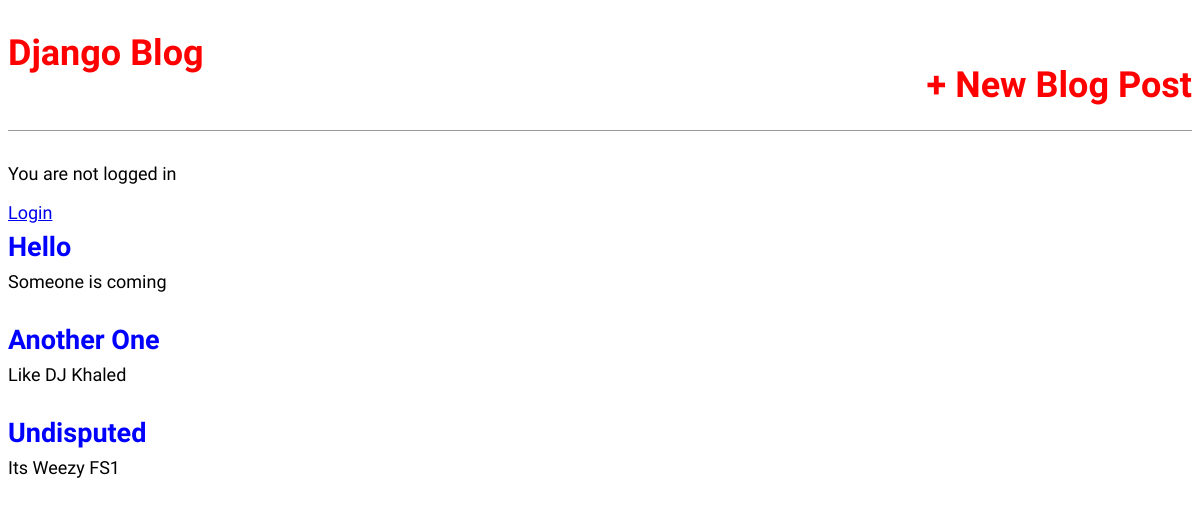
The app's page /, older data.
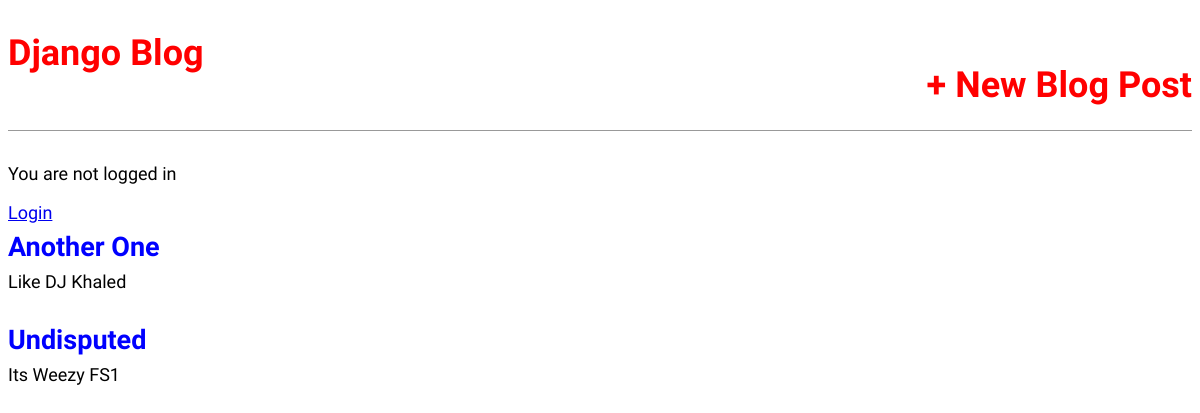
The same page, newer data.
### blog/models.py (models this page shows, shortened)
class BlogPost(models.Model):
    title = models.CharField(max_length=200)
    author = models.ForeignKey(
        'auth.User',
        on_delete=models.CASCADE
    )
    body = models.TextField()

### blog/views.py (the view)
# urls.py: path('', BlogListView.as_view(), name="home")
class BlogListView(ListView):
    model = BlogPost
    template_name = 'blog_posts.html'
    context_object_name = 'blog_post_list'

### templates/blog_posts.html
{% extends "base.html" %} {% block content%} {% for item in blog_post_list%}
<div class="post-entry">
  <h2><a href="{% url 'blog_details' item.pk %}">{{item.title}}</a></h2>
  <p>{{item.body}}</p>
</div>
{% endfor %} {% endblock content%}

### templates/base.html (shortened to what this page needs)
{% load static %}
<html>
  <head>
    <link href="{% static 'css/base.css' %}" rel="stylesheet" />
  </head>
  <body>
    <div>
      <header>
        <div class="nav-left">
          <h1><a href="{% url 'home'%}">Django Blog</a></h1>
        </div>
        <div class="nav-right">
          <h1><a href="{% url 'new_post'%}">+ New Blog Post</a></h1>
        </div>
      </header>
      {% if user.is_authenticated %}
      <p>Hi {{user.username}}</p>
      <p><a href="{% url 'logout' %}">Log out</a></p>
      {% else %}
      <p>You are not logged in</p>
      <a href="{% url 'login' %}">Login</a>
      {% endif %} {% block content %} {% endblock content %}</p>
    </div>
  </body>
</html>

### static/css/base.css (style rules this page uses)
body { font-family: "Source Sans Pro", sans-serif; font-size: 18px; }
header { border-bottom: 1px solid #999; margin-bottom: 2rem; display: flex; }
header h1 a { color: red; text-decoration: none; }
.nav-left { margin-right: auto; }
.nav-right { display: flex; padding-top: 2rem; }
.post-entry { margin-bottom: 2rem; }
.post-entry h2 { margin: 0.5rem 0; }
.post-entry h2 a, .post-entry h2 a:visited { color: blue; text-decoration: none; }
.post-entry p { margin: 0; font-weight: 400; }

Row changes from the older to the newer data that the page shows:
removed BlogPost: title "Hello", body "Someone is coming"
